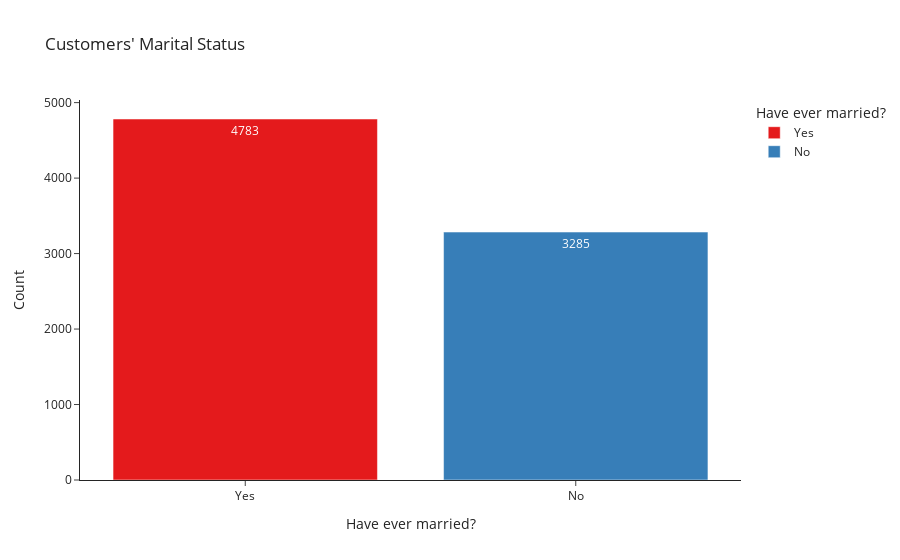

Source (notebook cell):
### Code cell
group_married = data_train['Ever_Married'].value_counts().reset_index(name = 'count')

fig_married = px.bar(group_married, x = 'Ever_Married', y = 'count',
                         title = "Customers' Marital Status",
                         labels = {'count': 'Count', 'Ever_Married': 'Have ever married?'},
                         color = 'Ever_Married',
                         text = 'count',
                         text_auto=True,
                         color_discrete_sequence=px.colors.qualitative.Set1,
                         template = 'simple_white')

fig_married.show()

### Figure 1 — Plotly figure (JSON) as saved in the notebook; plotly's stock layout.template omitted (floating-point values rounded to 4 significant figures)
{"data": [{"alignmentgroup": "True", "hovertemplate": "Have ever married?=%{x}<br>Count=%{text}<extra></extra>", "legendgroup": "Yes", "marker": {"color": "rgb(228,26,28)", "pattern": {"shape": ""}}, "name": "Yes", "offsetgroup": "Yes", "orientation": "v", "showlegend": true, "text": [4783], "textposition": "auto", "texttemplate": "%{y}", "type": "bar", "x": ["Yes"], "xaxis": "x", "y": [4783], "yaxis": "y"}, {"alignmentgroup": "True", "hovertemplate": "Have ever married?=%{x}<br>Count=%{text}<extra></extra>", "legendgroup": "No", "marker": {"color": "rgb(55,126,184)", "pattern": {"shape": ""}}, "name": "No", "offsetgroup": "No", "orientation": "v", "showlegend": true, "text": [3285], "textposition": "auto", "texttemplate": "%{y}", "type": "bar", "x": ["No"], "xaxis": "x", "y": [3285], "yaxis": "y"}], "layout": {"barmode": "relative", "legend": {"title": {"text": "Have ever married?"}, "tracegroupgap": 0}, "title": {"text": "Customers' Marital Status"}, "xaxis": {"anchor": "y", "categoryarray": ["Yes", "No"], "categoryorder": "array", "domain": [0, 1], "title": {"text": "Have ever married?"}}, "yaxis": {"anchor": "x", "domain": [0, 1], "title": {"text": "Count"}}}}
